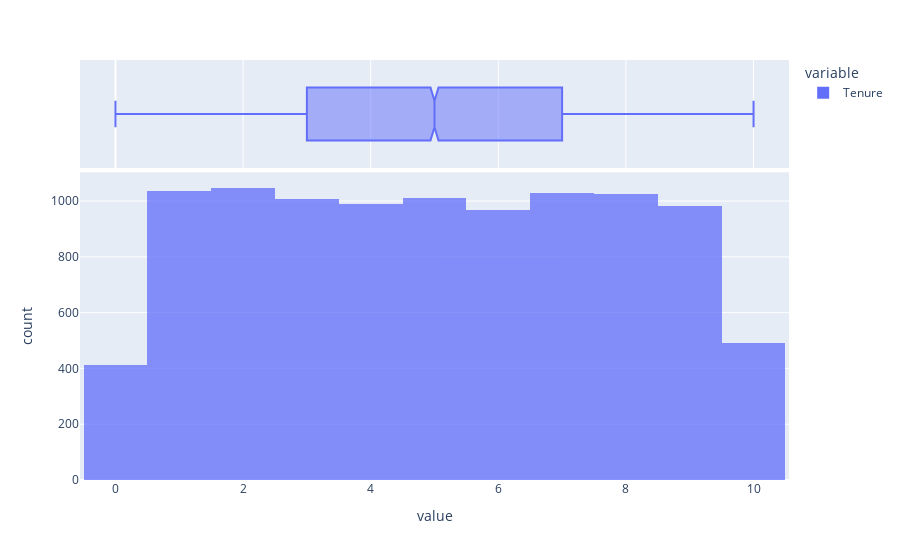

The notebook cell saved with this chart:
### Code cell
fig = px.histogram(df['Tenure'], marginal="box",  opacity=0.75)
fig.show()

### Figure 1 — Plotly figure (JSON) as saved in the notebook; plotly's stock layout.template omitted (floating-point values rounded to 4 significant figures; data arrays with more than 128 entries replaced by an {"elided": "..."} marker saying what was removed)
{"data": [{"alignmentgroup": "True", "bingroup": "x", "hovertemplate": "variable=Tenure<br>value=%{x}<br>count=%{y}<extra></extra>", "legendgroup": "Tenure", "marker": {"color": "#636efa", "opacity": 0.75, "pattern": {"shape": ""}}, "name": "Tenure", "offsetgroup": "Tenure", "orientation": "v", "showlegend": true, "type": "histogram", "x": {"elided": "10000 int values"}, "xaxis": "x", "yaxis": "y"}, {"alignmentgroup": "True", "hovertemplate": "variable=Tenure<br>value=%{x}<extra></extra>", "legendgroup": "Tenure", "marker": {"color": "#636efa"}, "name": "Tenure", "notched": true, "offsetgroup": "Tenure", "showlegend": false, "type": "box", "x": {"elided": "10000 int values"}, "xaxis": "x2", "yaxis": "y2"}], "layout": {"barmode": "relative", "legend": {"title": {"text": "variable"}, "tracegroupgap": 0}, "margin": {"t": 60}, "xaxis": {"anchor": "y", "domain": [0, 1], "title": {"text": "value"}}, "xaxis2": {"anchor": "y2", "domain": [0, 1], "matches": "x", "showgrid": true, "showticklabels": false}, "yaxis": {"anchor": "x", "domain": [0, 0.7326], "title": {"text": "count"}}, "yaxis2": {"anchor": "x2", "domain": [0.7426, 1], "matches": "y2", "showgrid": false, "showline": false, "showticklabels": false, "ticks": ""}}}
